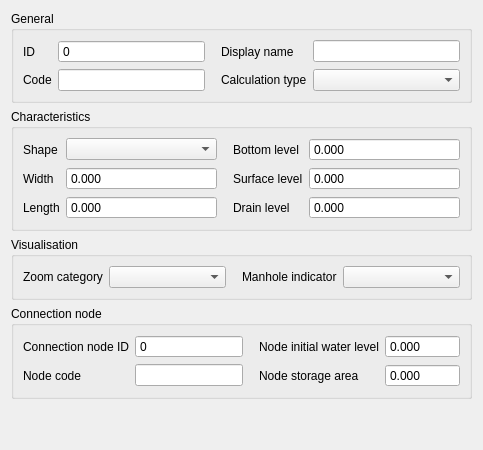
     <widget class="QWidget" name="tab_manhole_1">
      <attribute name="title">
       <string>Starting manhole</string>
      </attribute>
      <layout class="QGridLayout" name="gridLayout_19">
       <item row="3" column="0">
        <widget class="QGroupBox" name="grp_conn_node_2">
         <property name="enabled">
          <bool>true</bool>
         </property>
         <property name="title">
          <string>Connection node</string>
         </property>
         <layout class="QGridLayout" name="gridLayout_8">
          <item row="0" column="2">
           <widget class="QLabel" name="label_17">
            <property name="text">
             <string>Node initial water level</string>
            </property>
            <property name="alignment">
             <set>Qt::AlignLeading|Qt::AlignLeft|Qt::AlignVCenter</set>
            </property>
            <property name="indent">
             <number>10</number>
            </property>
           </widget>
          </item>
          <item row="0" column="0">
           <widget class="QLabel" name="label_20">
            <property name="text">
             <string>Connection node ID</string>
            </property>
            <property name="alignment">
             <set>Qt::AlignLeading|Qt::AlignLeft|Qt::AlignVCenter</set>
            </property>
           </widget>
          </item>
          <item row="1" column="0">
           <widget class="QLabel" name="label_21">
            <property name="text">
             <string>Node code</string>
            </property>
            <property name="alignment">
             <set>Qt::AlignLeading|Qt::AlignLeft|Qt::AlignVCenter</set>
            </property>
           </widget>
          </item>
          <item row="1" column="1">
           <widget class="QLineEdit" name="connection_node_1_code">
            <property name="sizePolicy">
             <sizepolicy hsizetype="Expanding" vsizetype="Fixed">
              <horstretch>0</horstretch>
              <verstretch>0</verstretch>
             </sizepolicy>
            </property>
            <property name="clearButtonEnabled">
             <bool>true</bool>
            </property>
           </widget>
          </item>
          <item row="1" column="2">
           <widget class="QLabel" name="label_22">
            <property name="text">
             <string>Node storage area</string>
            </property>
            <property name="alignment">
             <set>Qt::AlignLeading|Qt::AlignLeft|Qt::AlignVCenter</set>
            </property>
            <property name="indent">
             <number>10</number>
            </property>
           </widget>
          </item>
          <item row="0" column="1">
           <widget class="QSpinBox" name="connection_node_1_id">
            <property name="sizePolicy">
             <sizepolicy hsizetype="Expanding" vsizetype="Fixed">
              <horstretch>0</horstretch>
              <verstretch>0</verstretch>
             </sizepolicy>
            </property>
            <property name="readOnly">
             <bool>true</bool>
            </property>
            <property name="buttonSymbols">
             <enum>QAbstractSpinBox::NoButtons</enum>
            </property>
            <property name="maximum">
             <number>999999999</number>
            </property>
            <property name="clearValue" stdset="0">
             <bool>true</bool>
            </property>
            <property name="expressionsEnabled" stdset="0">
             <bool>false</bool>
            </property>
           </widget>
          </item>
          <item row="0" column="3">
           <widget class="QDoubleSpinBox" name="connection_node_1_initial_waterlevel">
            <property name="sizePolicy">
             <sizepolicy hsizetype="Expanding" vsizetype="Fixed">
              <horstretch>0</horstretch>
              <verstretch>0</verstretch>
             </sizepolicy>
            </property>
            <property name="buttonSymbols">
             <enum>QAbstractSpinBox::NoButtons</enum>
            </property>
            <property name="decimals">
             <number>3</number>
            </property>
            <property name="minimum">
             <double>-1000.000000000000000</double>
            </property>
            <property name="maximum">
             <double>1000000.000000000000000</double>
            </property>
            <property name="showClearButton" stdset="0">
             <bool>true</bool>
            </property>
            <property name="clearValue" stdset="0">
             <bool>true</bool>
            </property>
            <property name="expressionsEnabled" stdset="0">
             <bool>true</bool>
            </property>
           </widget>
          </item>
          <item row="1" column="3">
           <widget class="QDoubleSpinBox" name="connection_node_1_storage_area">
            <property name="sizePolicy">
             <sizepolicy hsizetype="Expanding" vsizetype="Fixed">
              <horstretch>0</horstretch>
              <verstretch>0</verstretch>
             </sizepolicy>
            </property>
            <property name="buttonSymbols">
             <enum>QAbstractSpinBox::NoButtons</enum>
            </property>
            <property name="decimals">
             <number>3</number>
            </property>
            <property name="maximum">
             <double>999999999.000000000000000</double>
            </property>
            <property name="clearValue" stdset="0">
             <bool>true</bool>
            </property>
           </widget>
          </item>
         </layout>
        </widget>
       </item>
       <item row="2" column="0">
        <widget class="QGroupBox" name="grp_visualisation_2">
         <property name="enabled">
          <bool>true</bool>
         </property>
         <property name="title">
          <string>Visualisation</string>
         </property>
         <layout class="QGridLayout" name="gridLayout_10">
          <item row="0" column="0">
           <widget class="QLabel" name="label_28">
            <property name="text">
             <string>Zoom category</string>
            </property>
            <property name="alignment">
             <set>Qt::AlignLeading|Qt::AlignLeft|Qt::AlignVCenter</set>
            </property>
            <property name="indent">
             <number>-1</number>
            </property>
           </widget>
          </item>
          <item row="0" column="2">
           <widget class="QLabel" name="label_27">
            <property name="text">
             <string>Manhole indicator</string>
            </property>
            <property name="alignment">
             <set>Qt::AlignLeading|Qt::AlignLeft|Qt::AlignVCenter</set>
            </property>
            <property name="indent">
             <number>10</number>
            </property>
           </widget>
          </item>
          <item row="0" column="3">
           <widget class="QComboBox" name="manhole_1_manhole_indicator">
            <property name="sizePolicy">
             <sizepolicy hsizetype="Expanding" vsizetype="Fixed">
              <horstretch>0</horstretch>
              <verstretch>0</verstretch>
             </sizepolicy>
            </property>
            <property name="locale">
             <locale language="English" country="UnitedStates"/>
            </property>
           </widget>
          </item>
          <item row="0" column="1">
           <widget class="QComboBox" name="manhole_1_zoom_category">
            <property name="sizePolicy">
             <sizepolicy hsizetype="Expanding" vsizetype="Fixed">
              <horstretch>0</horstretch>
              <verstretch>0</verstretch>
             </sizepolicy>
            </property>
           </widget>
          </item>
         </layout>
        </widget>
       </item>
       <item row="1" column="0">
        <widget class="QGroupBox" name="grp_characteristics_2">
         <property name="enabled">
          <bool>true</bool>
         </property>
         <property name="title">
          <string>Characteristics</string>
         </property>
         <layout class="QGridLayout" name="gridLayout_11">
          <item row="2" column="0">
           <widget class="QLabel" name="label_29">
            <property name="text">
             <string>Length</string>
            </property>
            <property name="alignment">
             <set>Qt::AlignLeading|Qt::AlignLeft|Qt::AlignVCenter</set>
            </property>
           </widget>
          </item>
          <item row="0" column="0">
           <widget class="QLabel" name="label_30">
            <property name="text">
             <string>Shape</string>
            </property>
            <property name="alignment">
             <set>Qt::AlignLeading|Qt::AlignLeft|Qt::AlignVCenter</set>
            </property>
           </widget>
          </item>
          <item row="1" column="0">
           <widget class="QLabel" name="label_31">
            <property name="text">
             <string>Width</string>
            </property>
            <property name="alignment">
             <set>Qt::AlignLeading|Qt::AlignLeft|Qt::AlignVCenter</set>
            </property>
           </widget>
          </item>
          <item row="0" column="2">
           <widget class="QLabel" name="label_32">
            <property name="text">
             <string>Bottom level</string>
            </property>
            <property name="alignment">
             <set>Qt::AlignLeading|Qt::AlignLeft|Qt::AlignVCenter</set>
            </property>
            <property name="indent">
             <number>10</number>
            </property>
           </widget>
          </item>
          <item row="1" column="2">
           <widget class="QLabel" name="label_33">
            <property name="text">
             <string>Surface level</string>
            </property>
            <property name="alignment">
             <set>Qt::AlignLeading|Qt::AlignLeft|Qt::AlignVCenter</set>
            </property>
            <property name="indent">
             <number>10</number>
            </property>
           </widget>
          </item>
          <item row="2" column="2">
           <widget class="QLabel" name="label_34">
            <property name="text">
             <string>Drain level</string>
            </property>
            <property name="alignment">
             <set>Qt::AlignLeading|Qt::AlignLeft|Qt::AlignVCenter</set>
            </property>
            <property name="indent">
             <number>10</number>
            </property>
           </widget>
          </item>
          <item row="1" column="1">
           <widget class="QDoubleSpinBox" name="manhole_1_width">
            <property name="sizePolicy">
             <sizepolicy hsizetype="Expanding" vsizetype="Fixed">
              <horstretch>0</horstretch>
              <verstretch>0</verstretch>
             </sizepolicy>
            </property>
            <property name="buttonSymbols">
             <enum>QAbstractSpinBox::NoButtons</enum>
            </property>
            <property name="decimals">
             <number>3</number>
            </property>
            <property name="maximum">
             <double>1000000.000000000000000</double>
            </property>
            <property name="showClearButton" stdset="0">
             <bool>true</bool>
            </property>
            <property name="clearValue" stdset="0">
             <bool>true</bool>
            </property>
            <property name="expressionsEnabled" stdset="0">
             <bool>true</bool>
            </property>
           </widget>
          </item>
          <item row="2" column="1">
           <widget class="QDoubleSpinBox" name="manhole_1_length">
            <property name="sizePolicy">
             <sizepolicy hsizetype="Expanding" vsizetype="Fixed">
              <horstretch>0</horstretch>
              <verstretch>0</verstretch>
             </sizepolicy>
            </property>
            <property name="buttonSymbols">
             <enum>QAbstractSpinBox::NoButtons</enum>
            </property>
            <property name="decimals">
             <number>3</number>
            </property>
            <property name="maximum">
             <double>1000000.000000000000000</double>
            </property>
            <property name="showClearButton" stdset="0">
             <bool>true</bool>
            </property>
            <property name="clearValue" stdset="0">
             <bool>true</bool>
            </property>
            <property name="expressionsEnabled" stdset="0">
             <bool>true</bool>
            </property>
           </widget>
          </item>
          <item row="0" column="3">
           <widget class="QDoubleSpinBox" name="manhole_1_bottom_level">
            <property name="sizePolicy">
             <sizepolicy hsizetype="Expanding" vsizetype="Fixed">
              <horstretch>0</horstretch>
              <verstretch>0</verstretch>
             </sizepolicy>
            </property>
            <property name="buttonSymbols">
             <enum>QAbstractSpinBox::NoButtons</enum>
            </property>
            <property name="decimals">
             <number>3</number>
            </property>
            <property name="minimum">
             <double>-99999999.000000000000000</double>
            </property>
            <property name="maximum">
             <double>1000000.000000000000000</double>
            </property>
            <property name="showClearButton" stdset="0">
             <bool>true</bool>
            </property>
            <property name="clearValue" stdset="0">
             <bool>true</bool>
            </property>
            <property name="expressionsEnabled" stdset="0">
             <bool>true</bool>
            </property>
           </widget>
          </item>
          <item row="1" column="3">
           <widget class="QDoubleSpinBox" name="manhole_1_surface_level">
            <property name="sizePolicy">
             <sizepolicy hsizetype="Expanding" vsizetype="Fixed">
              <horstretch>0</horstretch>
              <verstretch>0</verstretch>
             </sizepolicy>
            </property>
            <property name="buttonSymbols">
             <enum>QAbstractSpinBox::NoButtons</enum>
            </property>
            <property name="decimals">
             <number>3</number>
            </property>
            <property name="minimum">
             <double>-99999999.000000000000000</double>
            </property>
            <property name="maximum">
             <double>1000000.000000000000000</double>
            </property>
            <property name="showClearButton" stdset="0">
             <bool>true</bool>
            </property>
            <property name="clearValue" stdset="0">
             <bool>true</bool>
            </property>
            <property name="expressionsEnabled" stdset="0">
             <bool>true</bool>
            </property>
           </widget>
          </item>
          <item row="2" column="3">
           <widget class="QDoubleSpinBox" name="manhole_1_drain_level">
            <property name="sizePolicy">
             <sizepolicy hsizetype="Expanding" vsizetype="Fixed">
              <horstretch>0</horstretch>
              <verstretch>0</verstretch>
             </sizepolicy>
            </property>
            <property name="buttonSymbols">
             <enum>QAbstractSpinBox::NoButtons</enum>
            </property>
            <property name="decimals">
             <number>3</number>
            </property>
            <property name="minimum">
             <double>-99999999.000000000000000</double>
            </property>
            <property name="maximum">
             <double>1000000.000000000000000</double>
            </property>
            <property name="showClearButton" stdset="0">
             <bool>true</bool>
            </property>
            <property name="clearValue" stdset="0">
             <bool>true</bool>
            </property>
            <property name="expressionsEnabled" stdset="0">
             <bool>true</bool>
            </property>
           </widget>
          </item>
          <item row="0" column="1">
           <widget class="QComboBox" name="manhole_1_shape"/>
          </item>
         </layout>
        </widget>
       </item>
       <item row="0" column="0">
        <widget class="QGroupBox" name="grp_general_2">
         <property name="enabled">
          <bool>true</bool>
         </property>
         <property name="title">
          <string>General</string>
         </property>
         <layout class="QGridLayout" name="gridLayout_9">
          <item row="0" column="2">
           <widget class="QLabel" name="label_23">
            <property name="text">
             <string>Display name</string>
            </property>
            <property name="alignment">
             <set>Qt::AlignLeading|Qt::AlignLeft|Qt::AlignVCenter</set>
            </property>
            <property name="indent">
             <number>10</number>
            </property>
           </widget>
          </item>
          <item row="0" column="3">
           <widget class="QLineEdit" name="manhole_1_display_name">
            <property name="sizePolicy">
             <sizepolicy hsizetype="Expanding" vsizetype="Fixed">
              <horstretch>0</horstretch>
              <verstretch>0</verstretch>
             </sizepolicy>
            </property>
            <property name="clearButtonEnabled">
             <bool>true</bool>
            </property>
           </widget>
          </item>
          <item row="0" column="0">
           <widget class="QLabel" name="label_24">
            <property name="text">
             <string>ID</string>
            </property>
            <property name="alignment">
             <set>Qt::AlignLeading|Qt::AlignLeft|Qt::AlignVCenter</set>
            </property>
           </widget>
          </item>
          <item row="1" column="0">
           <widget class="QLabel" name="label_25">
            <property name="text">
             <string>Code</string>
            </property>
            <property name="alignment">
             <set>Qt::AlignLeading|Qt::AlignLeft|Qt::AlignVCenter</set>
            </property>
           </widget>
          </item>
          <item row="1" column="1">
           <widget class="QLineEdit" name="manhole_1_code">
            <property name="sizePolicy">
             <sizepolicy hsizetype="Expanding" vsizetype="Fixed">
              <horstretch>0</horstretch>
              <verstretch>0</verstretch>
             </sizepolicy>
            </property>
            <property name="clearButtonEnabled">
             <bool>true</bool>
            </property>
           </widget>
          </item>
          <item row="1" column="2">
           <widget class="QLabel" name="label_26">
            <property name="text">
             <string>Calculation type</string>
            </property>
            <property name="alignment">
             <set>Qt::AlignLeading|Qt::AlignLeft|Qt::AlignVCenter</set>
            </property>
            <property name="indent">
             <number>10</number>
            </property>
           </widget>
          </item>
          <item row="1" column="3">
           <widget class="QComboBox" name="manhole_1_calculation_type">
            <property name="sizePolicy">
             <sizepolicy hsizetype="Expanding" vsizetype="Fixed">
              <horstretch>0</horstretch>
              <verstretch>0</verstretch>
             </sizepolicy>
            </property>
           </widget>
          </item>
          <item row="0" column="1">
           <widget class="QSpinBox" name="manhole_1_id">
            <property name="readOnly">
             <bool>true</bool>
            </property>
            <property name="buttonSymbols">
             <enum>QAbstractSpinBox::NoButtons</enum>
            </property>
            <property name="maximum">
             <number>99999999</number>
            </property>
            <property name="showClearButton" stdset="0">
             <bool>true</bool>
            </property>
            <property name="clearValue" stdset="0">
             <bool>true</bool>
            </property>
            <property name="expressionsEnabled" stdset="0">
             <bool>false</bool>
            </property>
           </widget>
          </item>
         </layout>
        </widget>
       </item>
       <item row="4" column="0">
        <spacer name="verticalSpacer_2">
         <property name="orientation">
          <enum>Qt::Vertical</enum>
         </property>
         <property name="sizeHint" stdset="0">
          <size>
           <width>20</width>
           <height>40</height>
          </size>
         </property>
        </spacer>
       </item>
      </layout>
     </widget>
